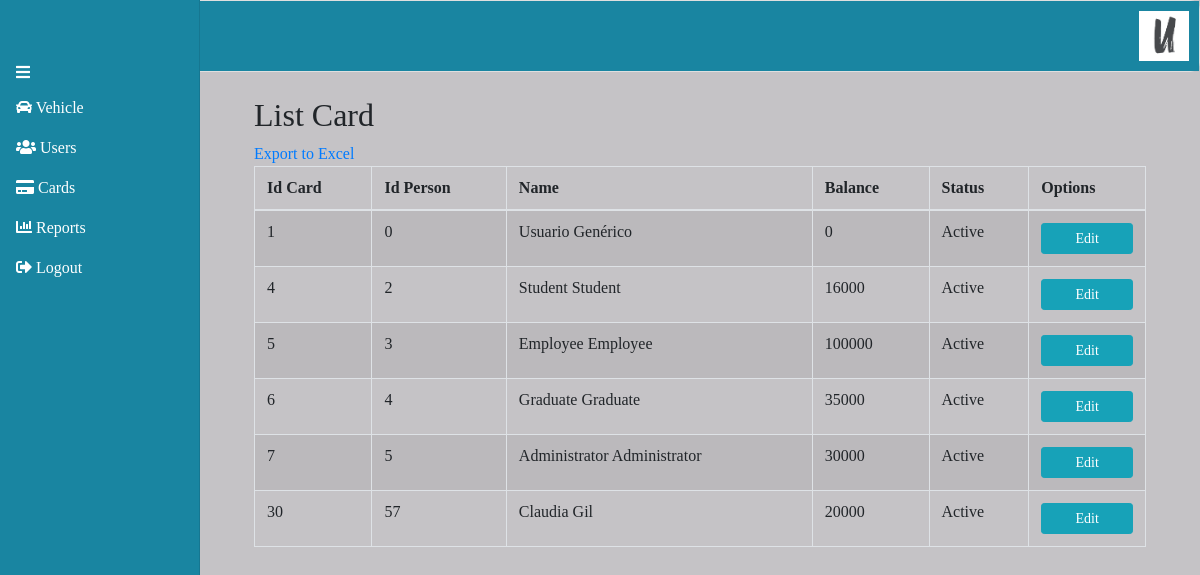
The app's page /card/, older data.
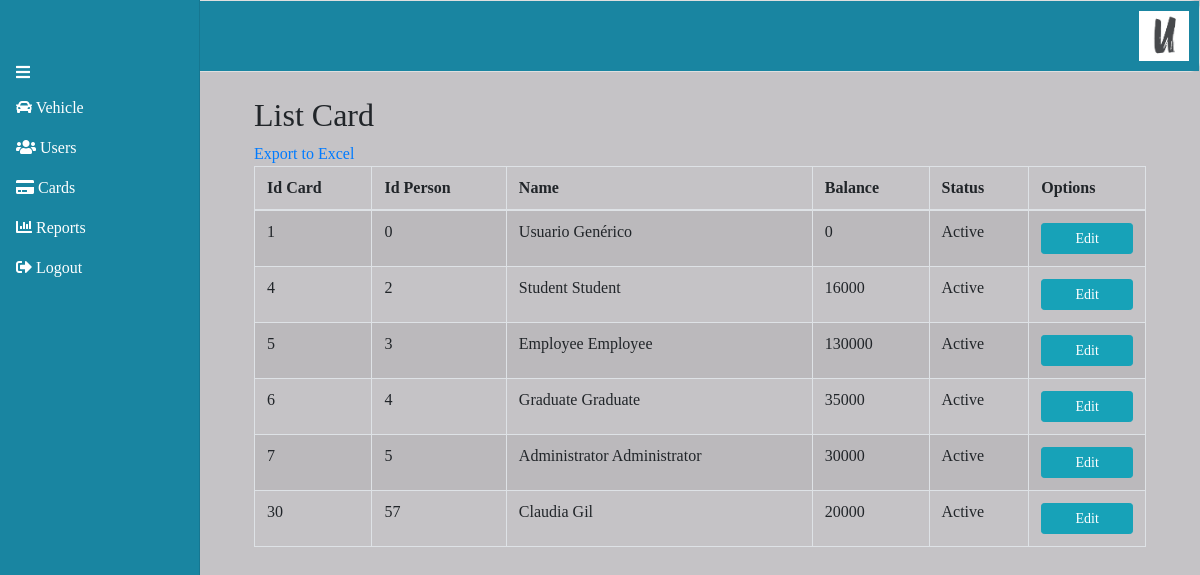
The same page, newer data.
### uparkapp/models.py (models this page shows, shortened)
class Card (models.Model):
    idCard = models.AutoField(primary_key=True)
    idPerson= models.ForeignKey(Person, null=False, on_delete=models.CASCADE)
    balance = models.IntegerField()
    status = models.CharField(max_length=1, default='A', choices=card_status)

class Person (models.Model):
    idPerson = models.AutoField(primary_key=True)
    documentId = models.CharField(max_length=20, unique= True, null=False, blank=False)
    firstName = models.CharField(max_length=50, null=False, blank=False)
    lastName = models.CharField(max_length=50, null=False, blank=False)
    phone  = models.CharField(max_length=10, null=False, blank=False)
    mail =  models.CharField(max_length=100, unique = True, null=False, blank=False)
    dateOfBirth = models.DateField(null=False, blank=False)
    personType = models.CharField(max_length=1, choices=person_type, null=False, blank=False)
    password = models.CharField(max_length=500, null=False, blank=False)

### uparkapp/views.py (the view)
# urls.py: path('card/',appViews.card),
def card(request):
    cardList= Card.objects.select_related ('idPerson').all()
    return render (request, 'card.html',{"Card": cardList})

### uparkapp/templates/card.html (shortened to what this page needs)
{% extends "./navigator.html" %} {% block title %} uPark {% endblock %} {% block body %}
<body>
  <div class="container">
    <div class="container mt-4">
      <table class="table table-bordered table-query table-striped">
        <thead>
          <tr colspan="4">
            <h2>List Card</h2>
          </tr>
          <tr>
            <th scope="col">Id Card</th>
            <th scope="col">Id Person</th>
            <th scope="col">Name</th>
            <th scope="col">Balance</th>
            <th scope="col">Status</th>
            <th scope="col" colspan="1">Options</th>
          </tr>
        </thead>
        <a href="/reportCard">Export to Excel</a>
        <tbody>
          {% for c in Card %}
          <tr>
            <td>{{c.idCard}}</td>
            <td>{{c.idPerson_id}}</td>
            <td>{{c.idPerson.firstName}} {{c.idPerson.lastName}}</td>
            <td>{{c.balance}}</td>
            <td>
              {% if c.status == 'A' %}
                Active
              {% elif c.status == 'I' %}
                Inactive
              {% else %}
                Other status
              {% endif %}
            </td>
            <td>
              <a
                href="/editCard/{{c.idCard}}"
                class="btn btn-sm btn-block btn-info btn-block"
                >Edit</a
              >
            </td>
          </tr>
          {% endfor %}
        </tbody>
      </table>
    </div>
  </div>
</body>
{% endblock %}

### uparkapp/templates/navigator.html (shortened to what this page needs)
<html>
  {% load static %}
 <head>
  <link rel="stylesheet" href="https://stackpath.bootstrapcdn.com/bootstrap/4.5.2/css/bootstrap.min.css">
  <link rel="stylesheet" href="https://cdnjs.cloudflare.com/ajax/libs/font-awesome/5.15.1/css/all.min.css">
</head>
<body>
  <div class="card">
    <header>
      <div class="logo">Upark</div>
      <div class="logo"><img src="{% static 'images/logo.png' %}" alt="Logo de Upark"></div>
    </header>
  </div>
  <div class="container-fluid">
    <div class="row">
      <nav class="col-md-2 bg-primary sidebar">
        <div class="sidebar-sticky">
          <ul class="nav flex-column">
            <li class="nav-item">
              <a class="nav-link"> <i class="fas fa-bars"></i> </a>
            </li>
            <li class="nav-item">
              <a class="nav-link" href="/vehicle"><i class="fas fa-car"></i> Vehicle</a>
            </li>
            <li class="nav-item">
              <a class="nav-link" href="/adminuser"><i class="fas fa-users"></i> Users</a>
            </li>
            <li class="nav-item">
              <a class="nav-link" href="/card"><i class="fas fa-credit-card"></i> Cards</a>
            </li>
            <li class="nav-item">
              <a class="nav-link" href="/admin"><i class="fas fa-chart-bar"></i> Reports</a>
            </li>
            <li class="nav-item">
              <a class="nav-link" href="/"><i class="fas fa-sign-out-alt"></i> Logout</a>
            </li>
          </ul>
        </div>
      </nav>
      <main role="main" class="col-md-10 ml-sm-auto col-lg-10 px-4">
        {% block body %}
        {% endblock %}
      </main>
    </div>
  </div>
</body>
</html>

### uparkapp/templates/navigator.html (style rules this page uses)
body { font-family: Rajdhani !important; background-color: #C5C3C6; }
header { display: flex; justify-content: space-between; align-items: center; padding: 10px 20px; background-color: #1985A1; border:0px !important ; }
.card { border-radius: .60rem; }
.logo img { width: 50px; height: 50px; }
header,nav,section, footer { border: 0px; padding: 10px; }
nav { width: 200px; float: right; }
.container { flex-wrap: nowrap | wrap | wrap-reverse; }
.sidebar { position: fixed; top: 0; bottom: 0; left: 0; z-index: 100; padding: 48px 0 0; box-shadow: inset -1px 0 0 rgba(0, 0, 0, .1); width: 200px; transition: width 0.3s ease; }
.sidebar-sticky { position: relative; top: 0; height: calc(100vh - 48px); padding-top: .5rem; overflow-x: hidden; overflow-y: auto; }
.nav-link { color: #fff !important; }
.bg-primary { background-color: #1985A1 !important; }

Row changes from the older to the newer data that the page shows:
changed Card "Employee": balance "100000" → "130000"
